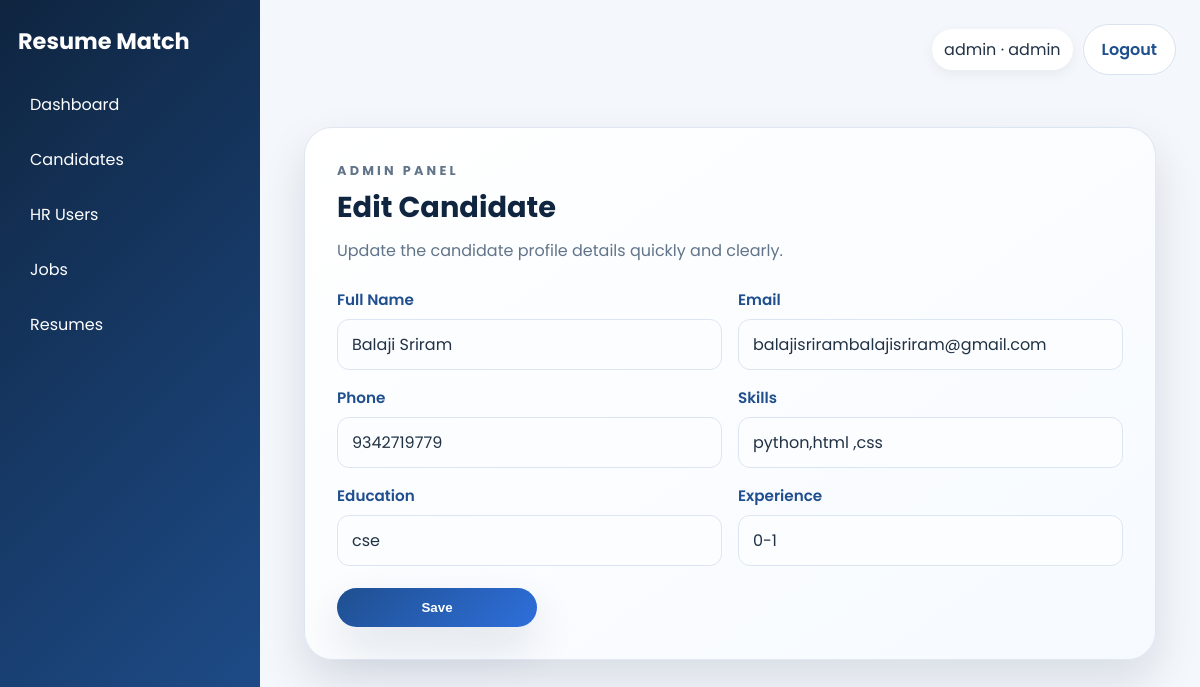
Page /admin/edit-candidate/1 (signed in) on the committed database.
### tables this page shows
CREATE TABLE users (
            id INTEGER PRIMARY KEY AUTOINCREMENT,
            username TEXT UNIQUE NOT NULL,
            email TEXT UNIQUE NOT NULL,
            password_hash TEXT NOT NULL,
            role TEXT NOT NULL CHECK(role IN ('admin','hr','candidate')),
            created_at TEXT NOT NULL
        );

CREATE TABLE candidates (
            id INTEGER PRIMARY KEY AUTOINCREMENT,
            user_id INTEGER NOT NULL UNIQUE,
            full_name TEXT NOT NULL,
            email TEXT NOT NULL,
            phone TEXT NOT NULL,
            skills TEXT NOT NULL,
            education TEXT NOT NULL,
            experience TEXT NOT NULL,
            created_at TEXT NOT NULL,
            updated_at TEXT NOT NULL,
            FOREIGN KEY (user_id) REFERENCES users(id) ON DELETE CASCADE
        );

### app.py (the view, shortened to what this page needs)
@app.route("/admin/edit-candidate/<int:candidate_id>", methods=["GET", "POST"])
@require_login("admin")
def edit_candidate(candidate_id: int) -> str | Any:
    candidate = get_candidate_by_id(candidate_id)
    if not candidate:
        flash("Candidate not found.", "danger")
        return redirect(url_for("admin_candidates"))
    return render_template("edit_candidate.html", candidate=candidate)

### app.py (called while the page is built)
@app.context_processor
def inject_globals() -> dict[str, Any]:
    user = None
    if "user_id" in session:
        user = get_user_by_id(session["user_id"])
    return {"current_user": user, "csrf_token": session.get("csrf_token")}

def require_login(role: str | None = None) -> Any:
    def decorator(func):
        @wraps(func)
        def wrapper(*args, **kwargs):
            if "user_id" not in session:
                flash("Please log in first.", "warning")
                return redirect(url_for("login"))
            user = get_user_by_id(session["user_id"])
            if role and user["role"] != role:
                flash("You do not have access to this page.", "danger")
                return redirect(url_for("home"))
            return func(*args, **kwargs)
        return wrapper
    return decorator

@app.before_request
def ensure_csrf_token() -> None:
    if "csrf_token" not in session:
        session["csrf_token"] = secrets.token_hex(16)

### utils/database.py (called while the page is built)
def get_connection() -> sqlite3.Connection:
    conn = sqlite3.connect(DB_PATH)
    conn.row_factory = sqlite3.Row
    conn.execute("PRAGMA foreign_keys = ON")
    return conn

def get_user_by_id(user_id: int) -> Optional[Dict[str, Any]]:
    conn = get_connection()
    user = conn.execute("SELECT * FROM users WHERE id = ?", (user_id,)).fetchone()
    conn.close()
    return dict(user) if user else None

def get_candidate_by_id(candidate_id: int) -> Optional[Dict[str, Any]]:
    conn = get_connection()
    candidate = conn.execute("SELECT * FROM candidates WHERE id = ?", (candidate_id,)).fetchone()
    conn.close()
    return dict(candidate) if candidate else None

### templates/edit_candidate.html (shortened to what this page needs)
{% extends 'base.html' %}
{% block content %}
<section class="auth-shell">
    <div class="auth-card">
        <div class="auth-header">
            <p class="eyebrow">Admin panel</p>
            <h2>Edit Candidate</h2>
            <p>Update the candidate profile details quickly and clearly.</p>
        </div>
        <form class="auth-form" method="post">
            <div class="form-grid">
                <div class="form-group">
                    <label for="full_name">Full Name</label>
                    <input id="full_name" type="text" name="full_name" value="{{ candidate.full_name }}" required>
                </div>
                <div class="form-group">
                    <label for="email">Email</label>
                    <input id="email" type="email" name="email" value="{{ candidate.email }}" required>
                </div>
                <div class="form-group">
                    <label for="phone">Phone</label>
                    <input id="phone" type="text" name="phone" value="{{ candidate.phone }}" required>
                </div>
                <div class="form-group">
                    <label for="skills">Skills</label>
                    <input id="skills" type="text" name="skills" value="{{ candidate.skills }}" required>
                </div>
            </div>
            <div class="form-grid">
                <div class="form-group">
                    <label for="education">Education</label>
                    <input id="education" type="text" name="education" value="{{ candidate.education }}" required>
                </div>
                <div class="form-group">
                    <label for="experience">Experience</label>
                    <input id="experience" type="text" name="experience" value="{{ candidate.experience }}" required>
                </div>
            </div>
            <button class="btn btn-primary" type="submit">Save</button>
        </form>
    </div>
</section>
{% endblock %}

### templates/base.html (shortened to what this page needs)
<!DOCTYPE html>
<html lang="en">
<head>
    <link rel="stylesheet" href="{{ url_for('static', filename='css/style.css') }}">
</head>
<body class="{% if request.endpoint == 'home' %}landing-body{% else %}app-body{% endif %}">
    {% if request.endpoint == 'home' %}
        <div class="landing-page">
            <header class="sticky-nav">
                <a class="brand-mark" href="{{ url_for('home') }}"><span>Resume</span>Match</a>
                <button class="menu-toggle" aria-label="Toggle navigation">☰</button>
                <nav class="nav-links">
                    <a href="#platform">Platform</a>
                    <a href="#workflow">How It Works</a>
                    <a href="{{ url_for('jobs') }}">Jobs</a>
                    <a href="#contact">Contact</a>
                    <a class="nav-cta" href="{{ url_for('register') }}">Join Now</a>
                </nav>
            </header>
            {% with messages = get_flashed_messages(with_categories=true) %}
                {% if messages %}
                    <div class="flash-stack landing-flash">
                        {% for category, message in messages %}
                            <div class="flash flash-{{ category }}">{{ message }}</div>
                        {% endfor %}
                    </div>
                {% endif %}
            {% endwith %}
            <div class="content-wrapper">
    {% else %}
        <div class="page-shell">
            <aside class="sidebar">
                <div class="brand">Resume Match</div>
                <nav>
                    {% if current_user and current_user.role == 'admin' %}
                        <a href="{{ url_for('admin_dashboard') }}">Dashboard</a>
                        <a href="{{ url_for('admin_candidates') }}">Candidates</a>
                        <a href="{{ url_for('admin_hr_users') }}">HR Users</a>
                        <a href="{{ url_for('admin_job_descriptions') }}">Jobs</a>
                        <a href="{{ url_for('admin_resumes') }}">Resumes</a>
                    {% elif current_user and current_user.role == 'hr' %}
                        <a href="{{ url_for('hr_dashboard') }}">Dashboard</a>
                        <a href="{{ url_for('upload_job') }}">Create Job</a>
                        <a href="{{ url_for('ranking') }}">Ranking</a>
                        <a href="{{ url_for('analytics') }}">Analytics</a>
                        <a href="{{ url_for('reports') }}">Reports</a>
                    {% elif current_user and current_user.role == 'candidate' %}
                        <a href="{{ url_for('candidate_dashboard') }}">Dashboard</a>
                        <a href="{{ url_for('upload_resume') }}">Upload Resume</a>
                        <a href="{{ url_for('jobs') }}">Jobs</a>
                        <a href="{{ url_for('profile') }}">Profile</a>
                        <a href="{{ url_for('application_status') }}">Status</a>
                    {% else %}
                        <a href="{{ url_for('home') }}">Home</a>
                        <a href="{{ url_for('about') }}">About</a>
                        <a href="{{ url_for('contact') }}">Contact</a>
                    {% endif %}
                </nav>
            </aside>
            <main class="main-content">
                <header class="topbar">
                    <div class="topbar-actions">
                        {% if current_user %}
                            <span class="user-pill">{{ current_user.username }} · {{ current_user.role }}</span>
                            <a class="btn btn-outline" href="{{ url_for('logout') }}">Logout</a>
                        {% else %}
                            <a class="btn btn-outline" href="{{ url_for('login') }}">Login</a>
                            <a class="btn btn-primary" href="{{ url_for('register') }}">Register</a>
                        {% endif %}
                    </div>
                </header>
                <div class="content-wrapper">
    {% endif %}
    {% block content %}{% endblock %}
    {% if request.endpoint == 'home' %}
            </div>
            <footer class="landing-footer" id="contact">
                <p>© 2026 ResumeMatch. Trusted by modern HR teams.</p>
            </footer>
        </div>
    {% else %}
                </div>
            </main>
        </div>
    {% endif %}
</body>
</html>

### static/css/style.css (style rules this page uses)
:root { --bg: #f4f7fb; --card: #ffffff; --text: #213245; --muted: #617489; --primary: #1f4f8f; --accent: #2e6fdb; --danger: #d64545; --success: #2ca25f; --shadow: 0 20px 45px rgba(15, 37, 64, 0.12); }
* { box-sizing: border-box; }
html { scroll-behavior: smooth; }
body { margin: 0; font-family: 'Poppins', Arial, sans-serif; background: var(--bg); color: var(--text); }
.page-shell { display: flex; min-height: 100vh; }
.sidebar { width: 260px; background: linear-gradient(135deg, #0f2540, #1f4f8f); color: white; padding: 24px 18px; }
.brand { font-size: 1.4rem; font-weight: 700; margin-bottom: 24px; }
.sidebar nav { display: flex; flex-direction: column; gap: 10px; }
.sidebar a { color: white; text-decoration: none; padding: 10px 12px; border-radius: 8px; }
.main-content { flex: 1; padding: 24px; }
.topbar { display: flex; justify-content: space-between; align-items: center; margin-bottom: 20px; }
.topbar-actions { display: flex; gap: 10px; align-items: center; }
.user-pill { background: white; padding: 8px 12px; border-radius: 999px; box-shadow: 0 4px 14px rgba(0,0,0,0.06); }
.eyebrow { text-transform: uppercase; color: var(--accent); letter-spacing: 0.25em; font-weight: 700; font-size: 0.8rem; margin-bottom: 10px; }
.btn { border: none; cursor: pointer; text-decoration: none; display: inline-flex; align-items: center; justify-content: center; padding: 12px 18px; font-weight: 600; border-radius: 999px; transition: transform 0.2s ease, box-shadow 0.2s ease; }
.btn-primary { background: linear-gradient(135deg, var(--primary), var(--accent)); color: white; box-shadow: var(--shadow); }
.btn-outline { background: white; color: var(--primary); border: 1px solid #d8e3ef; }
.auth-shell { display: flex; justify-content: center; padding: 32px 20px 48px; }
.auth-card { width: min(100%, 900px); background: linear-gradient(145deg, #ffffff, #f6faff); border: 1px solid rgba(31, 79, 143, 0.12); border-radius: 28px; padding: 32px; box-shadow: var(--shadow); }
.auth-header { margin-bottom: 24px; }
.auth-header h2 { margin: 4px 0 8px; color: #0f2540; font-size: 1.8rem; }
.auth-header p { margin: 0; color: var(--muted); line-height: 1.7; }
.auth-form { display: grid; gap: 16px; }
.form-grid { display: grid; grid-template-columns: repeat(2, minmax(0, 1fr)); gap: 16px; }
.form-group { display: flex; flex-direction: column; gap: 8px; }
.auth-form label { font-weight: 600; color: var(--primary); font-size: 0.95rem; }
.auth-form input[type="text"], .auth-form input[type="email"], .auth-form input[type="password"], .auth-form input[type="file"] { width: 100%; border: 1px solid #dce6f2; border-radius: 12px; padding: 12px 14px; font: inherit; color: var(--text); background: #fcfdff; transition: border-color 0.2s ease, box-shadow 0.2s ease; }
.auth-form .btn { margin-top: 6px; max-width: 200px; }

### rows in the picture
users: username "admin", role "admin"
candidates: full_name "Balaji Sriram", email "balajisrirambalajisriram@gmail.com", phone "9342719779", skills "python,html ,css", education "cse", experience "0-1"
